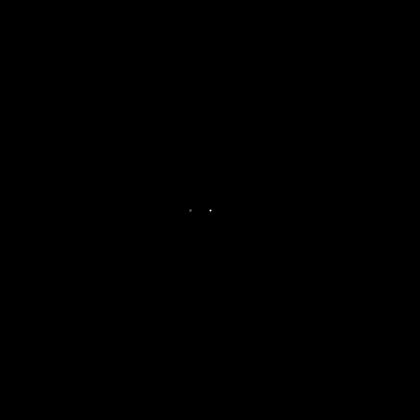
Frame 1 (no input)
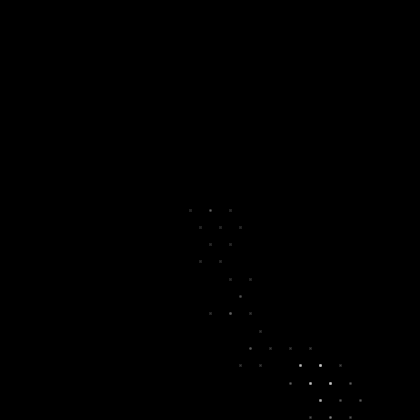
Frame 60 (the mouse pressed at the canvas centre just before this capture)
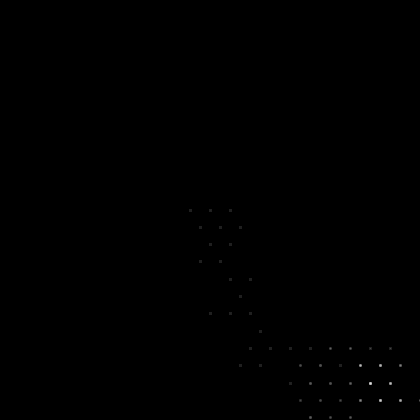
Frame 120 (the mouse held since frame 60 and released just before this capture)

The Processing sketch that drew these frames (run headless with seeded random() and noise(); from frame 60 on, the mouse is pressed at the canvas centre):

// Processing sketch: av_portfolio_2_particles_triangles
// ── av_portfolio_2_particles_triangles.pde
// http://vormplus.be/blog/article/processing-month-day-3-triangle-grids

float radius = 20;
float x, y;
float prevX, prevY;
boolean fade = true;




void setup () {
  size(420, 420);
  background(0);
  stroke(255);
  x = width / 2;
  y = height / 2;
  prevX = x;
  prevY = y;
  stroke(255);
  strokeWeight(2);
  point(x, y);
}

void draw () {
  
  float angle = (TWO_PI / 6) * floor(random(6));
  x += cos(angle) * radius;
  y += sin(angle) * radius;
  // update previous x and y with new values
  prevX = x;
  prevY = y;
  
  
  
  if( x < 0 || x > width ) {
     x = prevX ;
     y = prevY;
  }
  
  if( y < 0 || y > height) {
     prevX = x;
     prevY = y;
  }
  
  
  
  if(fade) {
    noStroke();
    fill(0, 4);
    rect(0, 0, width, height);
  }
  
  stroke(255, 64);
  strokeWeight(1);
  line(x, y, prevX, prevY);
  strokeWeight(3);
  point(x, y);
  // update previous x and y with new values
  prevX = x;
  prevY = y;
  
 
  
}

 void keyPressed () {
    if(key == 'f') {
      fade = !fade;
    }
  }
